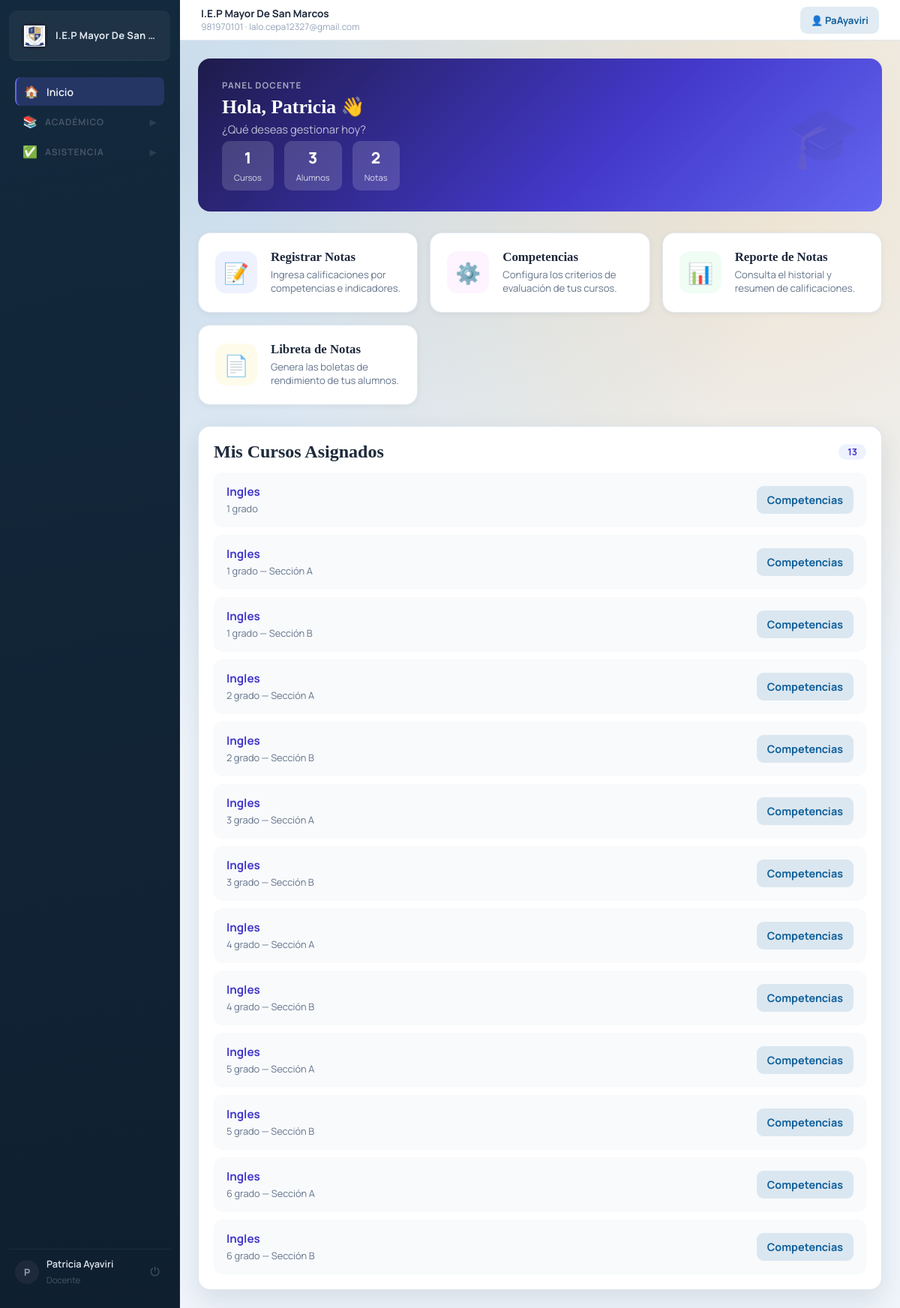
/teacher/ (signed in), run on the app's committed database.
### schools/models.py (models this page shows, shortened)
class School(models.Model):
    name = models.CharField(max_length=255)
    logo = models.FileField(upload_to='school_logos/', blank=True, null=True)
    address = models.TextField()
    phone = models.CharField(max_length=20)
    email = models.EmailField()
    ruc = models.CharField(max_length=11, blank=True, null=True, verbose_name="RUC")
    pension_price = models.DecimalField(max_digits=10, decimal_places=2, default=200.00, verbose_name="Costo de Pension")
    enrollment_price = models.DecimalField(max_digits=10, decimal_places=2, default=300.00, verbose_name="Costo de Matricula")
    supplies_price = models.DecimalField(max_digits=10, decimal_places=2, default=50.00, verbose_name="Costo de Material Escolar")
    created_at = models.DateTimeField(auto_now_add=True)

### accounts/models.py (models this page shows, shortened)
class User(AbstractUser):
    ROLE_CHOICES = (
        ('admin', 'Administrador'),
        ('director', 'Director'),
        ('teacher', 'Docente'),
        ('secretary', 'Secretaria'),
        ('parent', 'Padre'),
    )
    role = models.CharField(max_length=20, choices=ROLE_CHOICES)
    phone = models.CharField(max_length=15, blank=True, null=True)
    profile_picture = models.ImageField(upload_to='profile_pics/', blank=True, null=True, verbose_name="Foto de Perfil")
    teaching_grade = models.ForeignKey(
        'academic.Grade',
        on_delete=models.SET_NULL,
        blank=True,
        null=True,
        related_name='teachers',
    )
    teaching_section = models.ForeignKey(
        'academic.Section',
        on_delete=models.SET_NULL,
        blank=True,
        null=True,
        related_name='teachers_by_section',
    )
    is_polyteacher = models.BooleanField(default=False, verbose_name='Es polidocente')
    poly_course = models.ForeignKey(
        'academic.Course',
        on_delete=models.SET_NULL,
        blank=True,
        null=True,
        related_name='poly_teachers_assigned',
        verbose_name='Curso de polidocencia'
    )
    teaching_courses = models.ManyToManyField(
        'academic.Course',
        blank=True,
        related_name='poly_teachers',
        verbose_name='Cursos que enseña (polidocente) - MÚLTIPLES'
    )
    teaching_grades = models.ManyToManyField(
        'academic.Grade',
        blank=True,
        related_name='poly_teachers_grades',
        verbose_name='Grados que enseña (polidocente)'
    )
    teaching_sections = models.ManyToManyField(
        'academic.Section',
        blank=True,
        related_name='poly_teachers_sections',
        verbose_name='Secciones que enseña (polidocente)'
    )

### academic/models.py (models this page shows, shortened)
class TeacherCourseAssignment(models.Model):
    teacher = models.ForeignKey(
        'accounts.User',
        on_delete=models.CASCADE,
        limit_choices_to={'role': 'teacher'}
    )
    course = models.ForeignKey(Course, on_delete=models.CASCADE)
    grade = models.ForeignKey(Grade, on_delete=models.SET_NULL, null=True, blank=True)
    section = models.ForeignKey(Section, on_delete=models.SET_NULL, null=True, blank=True)
    academic_year = models.ForeignKey(AcademicYear, on_delete=models.CASCADE)
    class Meta:
        unique_together = ('teacher', 'course', 'section', 'academic_year')
        ordering = ('academic_year__year', 'grade__name', 'section__name', 'course__name')

class Course(models.Model):
    name = models.CharField(max_length=100)
    is_poly_course = models.BooleanField(default=False, verbose_name="¿Es curso de polidocencia?")

class Grade(models.Model):
    name = models.CharField(max_length=50)
    class Meta:
        ordering = ('name',)

class Section(models.Model):
    name = models.CharField(max_length=10)
    grade = models.ForeignKey(Grade, on_delete=models.CASCADE)
    tutor_teacher = models.ForeignKey(
        'accounts.User',
        on_delete=models.SET_NULL,
        blank=True,
        null=True,
        related_name='tutor_sections',
        limit_choices_to={'role': 'teacher'},
        verbose_name='Tutora de aula',
    )
    class Meta:
        ordering = ('grade__name', 'name')
        unique_together = ('grade', 'name')

### accounts/views.py (the view)
# urls.py: path('teacher/', teacher_dashboard, name='teacher_dashboard'),
@role_required('teacher')
def teacher_dashboard(request):
    assignments = TeacherCourseAssignment.objects.filter(teacher=request.user).select_related(
        'course', 'section__grade', 'academic_year'
    )
    assigned_section_ids = assignments.values_list('section_id', flat=True).distinct()
    total_students = Enrollment.objects.filter(section_id__in=assigned_section_ids, status='active').count()
    total_courses = assignments.values_list('course_id', flat=True).distinct().count()
    assigned_course_ids = assignments.values_list('course_id', flat=True)
    total_grade_records = GradeRecord.objects.filter(course_id__in=assigned_course_ids).count()
    context = {
        'total_students': total_students,
        'total_courses': total_courses,
        'total_grade_records': total_grade_records,
        'assignments': assignments,
    }
    return render(request, 'accounts/teacher_dashboard.html', context)

### schools/context_processors.py (called while the page is built)
def school_context(request):
    system_school = School.objects.order_by('id').first()
    return {
        'system_school': system_school,
    }

### accounts/templates/accounts/teacher_dashboard.html (shortened to what this page needs)
{% extends 'base.html' %}
{% block content %}
<div class="teacher-hero">
    <div>
        <p class="eyebrow">Panel docente</p>
        <h1>Hola, {{ request.user.first_name|default:request.user.username }} 👋</h1>
        <p>¿Qué deseas gestionar hoy?</p>
        <div class="hero-stats-row">
            <div class="hero-mini-stat">
                <strong>{{ total_courses }}</strong>
                <span>Cursos</span>
            </div>
            <div class="hero-mini-stat">
                <strong>{{ total_students }}</strong>
                <span>Alumnos</span>
            </div>
            <div class="hero-mini-stat">
                <strong>{{ total_grade_records }}</strong>
                <span>Notas</span>
            </div>
        </div>
    </div>
</div>
<div class="big-actions">
    <a href="{% url 'teacher_competency_gradebook' %}" class="big-action-card">
        <div class="action-icon" style="background:#eef2ff; color:#4338ca;">📝</div>
        <div class="action-info">
            <h3>Registrar Notas</h3>
            <p>Ingresa calificaciones por competencias e indicadores.</p>
        </div>
    </a>
    <a href="#mis-cursos" class="big-action-card">
        <div class="action-icon" style="background:#fdf4ff; color:#9333ea;">⚙️</div>
        <div class="action-info">
            <h3>Competencias</h3>
            <p>Configura los criterios de evaluación de tus cursos.</p>
        </div>
    </a>
    <a href="{% url 'grade_list' %}" class="big-action-card">
        <div class="action-icon" style="background:#f0fdf4; color:#16a34a;">📊</div>
        <div class="action-info">
            <h3>Reporte de Notas</h3>
            <p>Consulta el historial y resumen de calificaciones.</p>
        </div>
    </a>
    <a href="{% url 'report_card' %}" class="big-action-card">
        <div class="action-icon" style="background:#fffbeb; color:#b45309;">📄</div>
        <div class="action-info">
            <h3>Libreta de Notas</h3>
            <p>Genera las boletas de rendimiento de tus alumnos.</p>
        </div>
    </a>
</div>
<section id="mis-cursos" class="card">
    <div class="section-head">
        <h2>Mis Cursos Asignados</h2>
        <span class="badge-count">{{ assignments|length }}</span>
    </div>
    <div class="course-list">
        {% for assignment in assignments %}
        <div class="course-item">
            <div class="course-info">
                <strong>{{ assignment.course.name }}</strong>
                <span>
                    {% if assignment.section %}
                        {{ assignment.section.grade.name }} — Sección {{ assignment.section.name }}
                    {% else %}
                        {{ assignment.grade.name }}
                    {% endif %}
                </span>
            </div>
            <a href="{% url 'manage_competencies' assignment.course.id %}" class="btn btn-subtle btn-sm">
                Competencias
            </a>
        </div>
        {% endfor %}
    </div>
</section>
{% endblock %}

### accounts/templates/base.html (shortened to what this page needs)
{% load static %}
<!DOCTYPE html>
<html lang="es">
<head>
    <link rel="stylesheet" href="{% static 'accounts/site.css' %}?v=20260222-6">
</head>
<body data-url-name="{{ request.resolver_match.url_name }}">
    {% if request.user.is_authenticated %}
    <div class="app-shell">
        <aside class="sidebar" id="sidebar">
            <a class="brand" href="{% url 'dashboard' %}">
                <span class="brand-media">
                    {% if system_school and system_school.logo %}
                        <img class="brand-logo" src="{{ system_school.logo.url }}" alt="Logo">
                    {% else %}
                        <span class="brand-mark">GE</span>
                    {% endif %}
                </span>
                <span class="brand-text">{{ system_school.name|default:"Gestión Escolar" }}</span>
            </a>
            <nav class="side-menu">
                {% if request.user.role == 'teacher' and not request.user.is_superuser %}
                    <a href="{% url 'teacher_dashboard' %}" {% if request.resolver_match.url_name == 'teacher_dashboard' %}class="active"{% endif %}>
                        <span class="nav-icon">🏠</span> Inicio
                    </a>
                {% elif request.user.role == 'secretary' and not request.user.is_superuser %}
                    <a href="{% url 'secretary_dashboard' %}" {% if request.resolver_match.url_name == 'secretary_dashboard' %}class="active"{% endif %}>
                        <span class="nav-icon">🏠</span> Inicio
                    </a>
                {% else %}
                    <a href="{% url 'dashboard' %}" {% if request.resolver_match.url_name == 'dashboard' %}class="active"{% endif %}>
                        <span class="nav-icon">🏠</span> Inicio
                    </a>
                {% endif %}
                {% if request.user.role != 'parent' and request.user.role != 'secretary' or request.user.is_superuser %}
                <details class="menu-group" data-urls="academic_dashboard course_management grade_management section_management teacher_competency_gradebook student_list grade_list course_report period_report report_card student_report">
                    <summary>
                        <span class="nav-icon">📚</span> Académico
                        <span class="chevron">▶</span>
                    </summary>
                </details>
                {% endif %}
                {% if request.user.role != 'parent' and request.user.role != 'secretary' or request.user.is_superuser %}
                <details class="menu-group" data-urls="attendance_dashboard attendance_take attendance_student_history attendance_course_report">
                    <summary>
                        <span class="nav-icon">✅</span> Asistencia
                        <span class="chevron">▶</span>
                    </summary>
                </details>
                {% endif %}
            </nav>
            <div class="sidebar-footer">
                <div class="user-avatar">{{ request.user.username|first|upper }}</div>
                <div class="user-info">
                    <strong>{{ request.user.get_full_name|default:request.user.username }}</strong>
                    <span>{{ request.user.get_role_display }}</span>
                </div>
                <form method="post" action="{% url 'logout' %}">
                    <button class="logout-btn" type="submit" title="Cerrar sesión">⏻</button>
                </form>
            </div>
        </aside>
        <section class="workspace">
            <header class="topbar">
                {% if system_school %}
                    <div class="school-meta">
                        <strong>{{ system_school.name }}</strong>
                        <span>{{ system_school.phone }}{% if system_school.email %} · {{ system_school.email }}{% endif %}</span>
                    </div>
                {% else %}
                    <div></div>
                {% endif %}
                <a href="{% url 'user_profile' %}" class="btn btn-subtle" style="font-size:0.82rem;">
                    👤 {{ request.user.username }}
                </a>
            </header>
    {% endif %}
            <main class="container{% if not request.user.is_authenticated %} container-auth{% endif %}">
                {% block content %}{% endblock %}
            </main>
    {% if request.user.is_authenticated %}
        </section>
    </div>
    {% endif %}
</body>
</html>

### accounts/static/accounts/site.css (style rules this page uses)
:root { --bg: #f0f5fb; --surface: #ffffff; --surface-soft: #f8fbff; --text: #1e2a3b; --muted: #65758b; --line: #d7e1ee; --primary: #0f5f9a; --primary-strong: #0b4a79; --accent: #e58f0d; --sidebar: #13293d; --sidebar-soft: #1d3e5c; --shadow: 0 14px 35px rgba(28, 47, 74, 0.12); }
* { box-sizing: border-box; }
body { margin: 0; min-height: 100vh; color: var(--text); font-family: "Manrope", sans-serif; background: radial-gradient(circle at 84% 12%, rgba(229, 143, 13, 0.18), transparent 38%), radial-gradient(circle at 20% 10%, rgba(15, 95, 154, 0.18), transparent 45%), var(--bg); }
h1, h2, h3 { margin: 0; font-family: "Merriweather", serif; }
p { margin-top: 0; }
a { color: inherit; text-decoration: none; }
.app-shell { display: grid; grid-template-columns: 250px minmax(0, 1fr); min-height: 100vh; }
.sidebar { background: linear-gradient(170deg, var(--sidebar), #0f1f30); background-image: linear-gradient(170deg, var(--sidebar), #0f1f30) !important; background-size: cover !important; background-repeat: no-repeat !important; color: #d5e3f4; padding: 14px 12px; border-right: 1px solid rgba(255, 255, 255, 0.08); overflow-y: auto; overflow-x: hidden; }
.brand { display: flex; align-items: center; gap: 10px; width: 100%; margin-bottom: 12px; padding: 8px; border-radius: 10px; background: rgba(255, 255, 255, 0.05); }
.brand-media { width: 30px; height: 30px; min-width: 30px; min-height: 30px; display: inline-flex; align-items: center; justify-content: center; border-radius: 10px; overflow: hidden; }
.brand-logo { width: 28px; height: 28px; object-fit: cover; border: 1px solid rgba(255, 255, 255, 0.2); background: #fff; display: block; }
.sidebar img { width: 28px !important; height: 28px !important; max-width: 28px !important; max-height: 28px !important; object-fit: cover !important; }
.brand-text { font-weight: 800; font-size: 0.84rem; letter-spacing: 0.02em; white-space: nowrap; overflow: hidden; text-overflow: ellipsis; min-width: 0; }
.side-menu { display: block; gap: 4px; min-width: 0; }
.menu-group { display: block; width: 100%; }
.side-menu a { font-weight: 600; color: #d9e7f7; border-radius: 8px; padding: 9px 10px; }
.workspace { display: grid; grid-template-rows: auto 1fr; min-width: 0; }
.topbar { display: flex; justify-content: space-between; align-items: center; gap: 12px; padding: 14px 22px; border-bottom: 1px solid rgba(215, 225, 238, 0.8); background: rgba(240, 245, 251, 0.84); backdrop-filter: blur(8px); position: sticky; top: 0; z-index: 10; }
.school-meta { display: grid; gap: 2px; color: var(--muted); font-size: 0.82rem; min-width: 0; max-width: 60%; }
.school-meta strong { color: var(--text); white-space: nowrap; overflow: hidden; text-overflow: ellipsis; }
.school-meta span { white-space: nowrap; overflow: hidden; text-overflow: ellipsis; }
.container { padding: 24px; animation: fade-up 0.35s ease; min-width: 0; overflow-x: hidden; }
.card { background: var(--surface); border: 1px solid rgba(215, 225, 238, 0.8); border-radius: 16px; box-shadow: var(--shadow); padding: 20px; overflow: hidden; }
.section-head { display: flex; align-items: center; justify-content: space-between; margin-bottom: 14px; gap: 10px; flex-wrap: wrap; }
.eyebrow { margin: 0 0 6px; font-size: 0.8rem; text-transform: uppercase; letter-spacing: 0.08em; color: var(--primary); font-weight: 800; }
.btn { border: 0; border-radius: 9px; padding: 9px 14px; font-size: 0.9rem; font-weight: 700; cursor: pointer; }
.btn-subtle { color: var(--primary); background: rgba(15, 95, 154, 0.12); }

### data on the page
School: logo (picture), name "I.E.P Mayor De San…", name "I.E.P Mayor De San Marcos", phone "981970101", email "lalo.cepa12327@gmail.com"
User: user.username|first "P", user.get_full_name "Patricia Ayaviri", user.role "Docente", user.username "PaAyaviri", user.first_name "Patricia"
TeacherCourseAssignment: course.name "Ingles", grade.name "1 grado"
TeacherCourseAssignment: course.name "Ingles", section.grade.name "1 grado", section.name "A"
TeacherCourseAssignment: course.name "Ingles", section.grade.name "1 grado", section.name "B"
TeacherCourseAssignment: course.name "Ingles", section.grade.name "2 grado", section.name "A"
TeacherCourseAssignment: course.name "Ingles", section.grade.name "2 grado", section.name "B"
TeacherCourseAssignment: course.name "Ingles", section.grade.name "3 grado", section.name "A"
TeacherCourseAssignment: course.name "Ingles", section.grade.name "3 grado", section.name "B"
TeacherCourseAssignment: course.name "Ingles", section.grade.name "4 grado", section.name "A"
TeacherCourseAssignment: course.name "Ingles", section.grade.name "4 grado", section.name "B"
TeacherCourseAssignment: course.name "Ingles", section.grade.name "5 grado", section.name "A"
TeacherCourseAssignment: course.name "Ingles", section.grade.name "5 grado", section.name "B"
TeacherCourseAssignment: course.name "Ingles", section.grade.name "6 grado", section.name "A"
TeacherCourseAssignment: course.name "Ingles", section.grade.name "6 grado", section.name "B"

### other printed values
{{ total_courses }} "1"
{{ total_students }} "3"
{{ total_grade_records }} "2"
{{ assignments|length }} "13"
